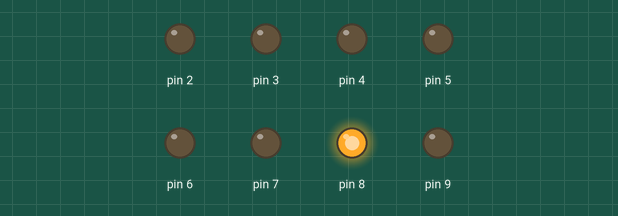
A sketch run on a simulated Arduino Uno, built with avr-gcc and run on an emulated ATmega328P. Parts: output pins drawn as LEDs (lit = HIGH).

Above: at 0.5 s.
At 2.5 s:
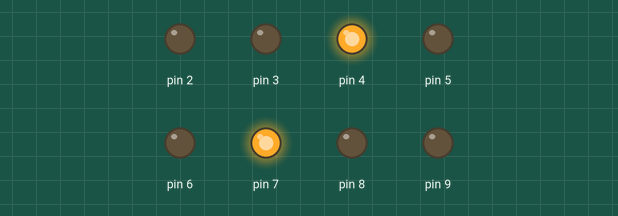
At 4.5 s:
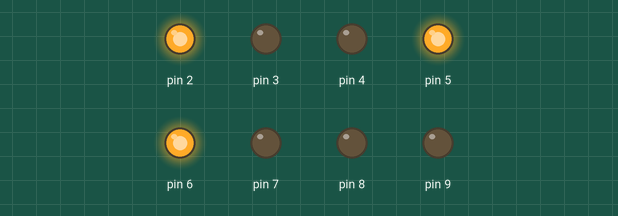
At 9.5 s:
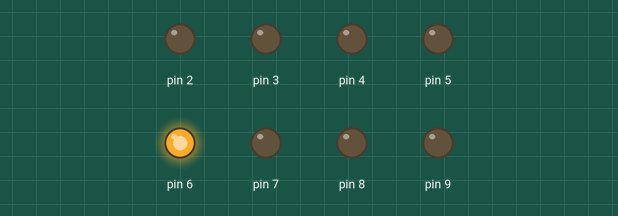
At 14.5 s:
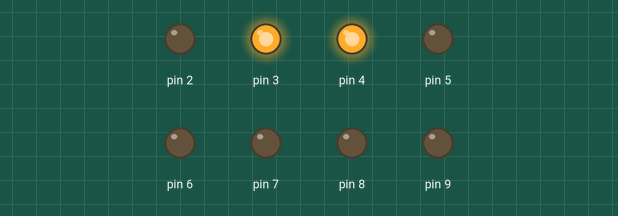
At 19.5 s:
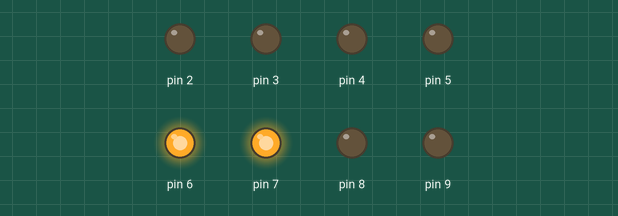
Timing chart, 0 to 20.8 s (numbered marks = the images above):
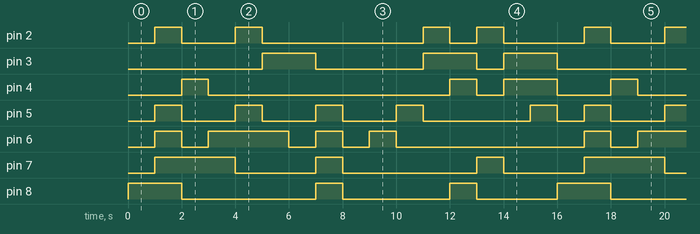

Measured:
- by itself, pin 2: repeats every 16.0 s: LOW 2.0 s, HIGH 1.0 s, LOW 6.0 s, HIGH 1.0 s, LOW 1.0 s, HIGH 1.0 s, LOW 3.0 s, HIGH 1.0 s
- by itself, pin 3: repeats every 16.0 s: LOW 4.0 s, HIGH 2.0 s, LOW 1.0 s, HIGH 2.0 s, LOW 5.0 s, HIGH 2.0 s
- by itself, pin 4: repeats every 16.0 s: LOW 9.0 s, HIGH 1.0 s, LOW 1.0 s, HIGH 2.0 s, LOW 2.0 s, HIGH 1.0 s
- by itself, pin 5: repeats every 16.0 s: 3 × (LOW 2.0 s, HIGH 1.0 s), LOW 4.0 s, HIGH 1.0 s, LOW 1.0 s, HIGH 1.0 s
- by itself, pin 6: repeats every 16.0 s: LOW 1.0 s, HIGH 3.0 s, 2 × (LOW 1.0 s, HIGH 1.0 s), LOW 7.0 s, HIGH 1.0 s
- by itself, pin 7: repeats every 16.0 s: LOW 3.0 s, HIGH 1.0 s, LOW 5.0 s, HIGH 1.0 s, LOW 3.0 s, HIGH 3.0 s
- by itself, pin 8: repeats every 16.0 s: LOW 5.0 s, HIGH 1.0 s, LOW 4.0 s, HIGH 1.0 s, LOW 3.0 s, HIGH 2.0 s

The sketch:

7_segs_hex_nums.ino
```cpp
const int time = 1000;
void setup()
{
  pinMode(2, OUTPUT);
  pinMode(3, OUTPUT);
  pinMode(4, OUTPUT);
  pinMode(5, OUTPUT);
  pinMode(6, OUTPUT);
  pinMode(7, OUTPUT);
  pinMode(8, OUTPUT);
  pinMode(9, OUTPUT);
}
void loop() {

//0
digitalWrite(2, LOW);
digitalWrite(3, LOW);
digitalWrite(4, LOW);
digitalWrite(5, LOW);
digitalWrite(6, LOW);
digitalWrite(7, LOW);
  digitalWrite(8, HIGH);
delay(time);

//1
digitalWrite(2, HIGH);
digitalWrite(3, LOW);
digitalWrite(4, LOW);
digitalWrite(5, HIGH);
digitalWrite(6, HIGH);
digitalWrite(7, HIGH);
  digitalWrite(8, HIGH);
delay(time);

//2
digitalWrite(2, LOW);
digitalWrite(3, LOW);
digitalWrite(4, HIGH);
digitalWrite(5, LOW);
digitalWrite(6, LOW);
digitalWrite(7, HIGH);
  digitalWrite(8, LOW);
delay(time);

//3
digitalWrite(2, LOW);
digitalWrite(3, LOW);
digitalWrite(4, LOW);
digitalWrite(5, LOW);
digitalWrite(6, HIGH);
digitalWrite(7, HIGH);
  digitalWrite(8, LOW);
delay(time);

//4
digitalWrite(2, HIGH);
digitalWrite(3, LOW);
digitalWrite(4, LOW);
digitalWrite(5, HIGH);
digitalWrite(6, HIGH);
digitalWrite(7, LOW);
  digitalWrite(8, LOW);
delay(time);

//5
digitalWrite(2, LOW);
digitalWrite(3, HIGH);
digitalWrite(4, LOW);
digitalWrite(5, LOW);
digitalWrite(6, HIGH);
digitalWrite(7, LOW);
  digitalWrite(8, LOW);
delay(time);

//6
digitalWrite(2, LOW);
digitalWrite(3, HIGH);
digitalWrite(4, LOW);
digitalWrite(5, LOW);
digitalWrite(6, LOW);
digitalWrite(7, LOW);
  digitalWrite(8, LOW);
delay(time);

//7
digitalWrite(2, LOW);
digitalWrite(3, LOW);
digitalWrite(4, LOW);
digitalWrite(5, HIGH);
digitalWrite(6, HIGH);
digitalWrite(7, HIGH);
  digitalWrite(8, HIGH);
delay(time);

//8
digitalWrite(2, LOW);
digitalWrite(3, LOW);
digitalWrite(4, LOW);
digitalWrite(5, LOW);
digitalWrite(6, LOW);
digitalWrite(7, LOW);
  digitalWrite(8, LOW);
delay(time);

//9
digitalWrite(2, LOW);
digitalWrite(3, LOW);
digitalWrite(4, LOW);
digitalWrite(5, LOW);
digitalWrite(6, HIGH);
digitalWrite(7, LOW);
  digitalWrite(8, LOW);
delay(time);

//A
digitalWrite(2, LOW);
digitalWrite(3, LOW);
digitalWrite(4, LOW);
digitalWrite(5, HIGH);
digitalWrite(6, LOW);
digitalWrite(7, LOW);
  digitalWrite(8, LOW);
delay(time);

//b
digitalWrite(2, HIGH);
digitalWrite(3, HIGH);
digitalWrite(4, LOW);
digitalWrite(5, LOW);
digitalWrite(6, LOW);
digitalWrite(7, LOW);
  digitalWrite(8, LOW);
delay(time);

//c
digitalWrite(2, LOW);
digitalWrite(3, HIGH);
digitalWrite(4, HIGH);
digitalWrite(5, LOW);
digitalWrite(6, LOW);
digitalWrite(7, LOW);
  digitalWrite(8, HIGH);
delay(time);

//d
digitalWrite(2, HIGH);
digitalWrite(3, LOW);
digitalWrite(4, LOW);
digitalWrite(5, LOW);
digitalWrite(6, LOW);
digitalWrite(7, HIGH);
  digitalWrite(8, LOW);
delay(time);

//E
digitalWrite(2, LOW);
digitalWrite(3, HIGH);
digitalWrite(4, HIGH);
digitalWrite(5, LOW);
digitalWrite(6, LOW);
digitalWrite(7, LOW);
  digitalWrite(8, LOW);
delay(time);

//F
digitalWrite(2, LOW);
digitalWrite(3, HIGH);
digitalWrite(4, HIGH);
digitalWrite(5, HIGH);
digitalWrite(6, LOW);
digitalWrite(7, LOW);
  digitalWrite(8, LOW);
delay(time);
}
```
